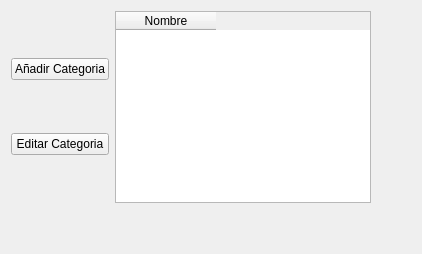
     <widget class="QWidget" name="tabAdministrarCategorias">
      <attribute name="title">
       <string>Administrar Categorias</string>
      </attribute>
      <layout class="QGridLayout" name="gridLayout_14">
       <item row="0" column="0" rowspan="2" colspan="2">
        <layout class="QHBoxLayout" name="horizontalLayout_4">
         <item>
          <layout class="QVBoxLayout" name="verticalLayout_10">
           <item>
            <widget class="QPushButton" name="pbAniadirCategoria">
             <property name="text">
              <string>Añadir Categoria</string>
             </property>
            </widget>
           </item>
           <item>
            <widget class="QPushButton" name="pbEditarCategoria">
             <property name="text">
              <string>Editar Categoria</string>
             </property>
            </widget>
           </item>
          </layout>
         </item>
         <item>
          <widget class="QTableWidget" name="twCatergoria">
           <column>
            <property name="text">
             <string>Nombre</string>
            </property>
           </column>
          </widget>
         </item>
        </layout>
       </item>
       <item row="0" column="2">
        <spacer name="horizontalSpacer_3">
         <property name="orientation">
          <enum>Qt::Horizontal</enum>
         </property>
         <property name="sizeHint" stdset="0">
          <size>
           <width>40</width>
           <height>20</height>
          </size>
         </property>
        </spacer>
       </item>
       <item row="2" column="0">
        <spacer name="verticalSpacer_2">
         <property name="orientation">
          <enum>Qt::Vertical</enum>
         </property>
         <property name="sizeHint" stdset="0">
          <size>
           <width>20</width>
           <height>40</height>
          </size>
         </property>
        </spacer>
       </item>
      </layout>
     </widget>
